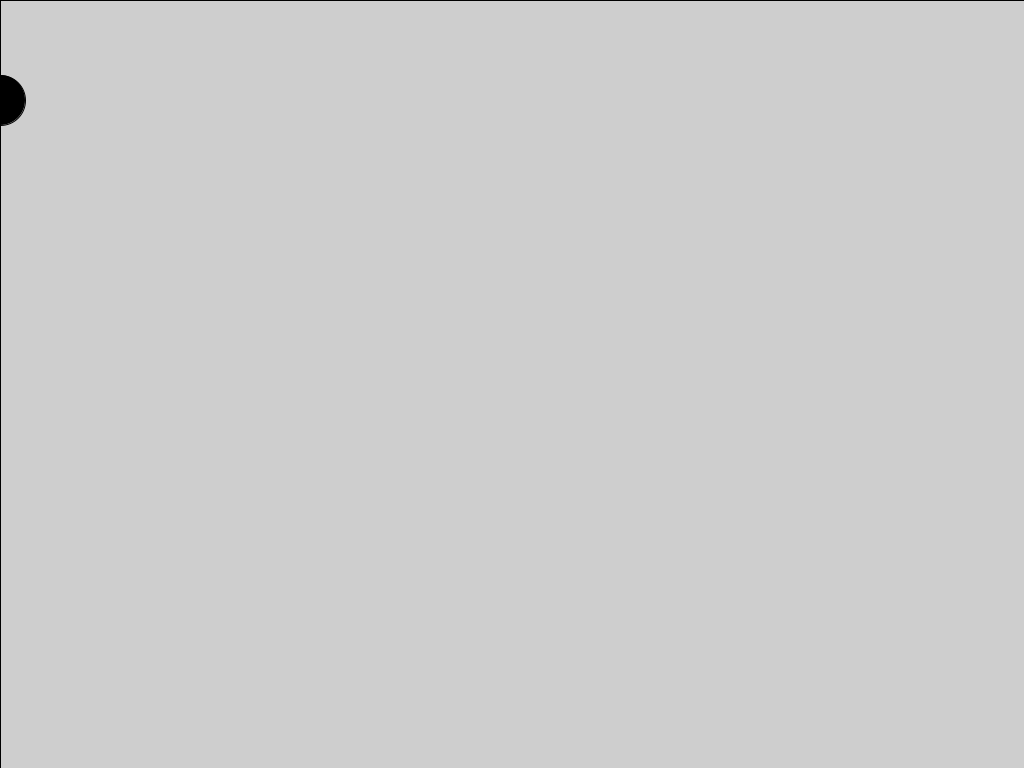
Frame 1 (no input)
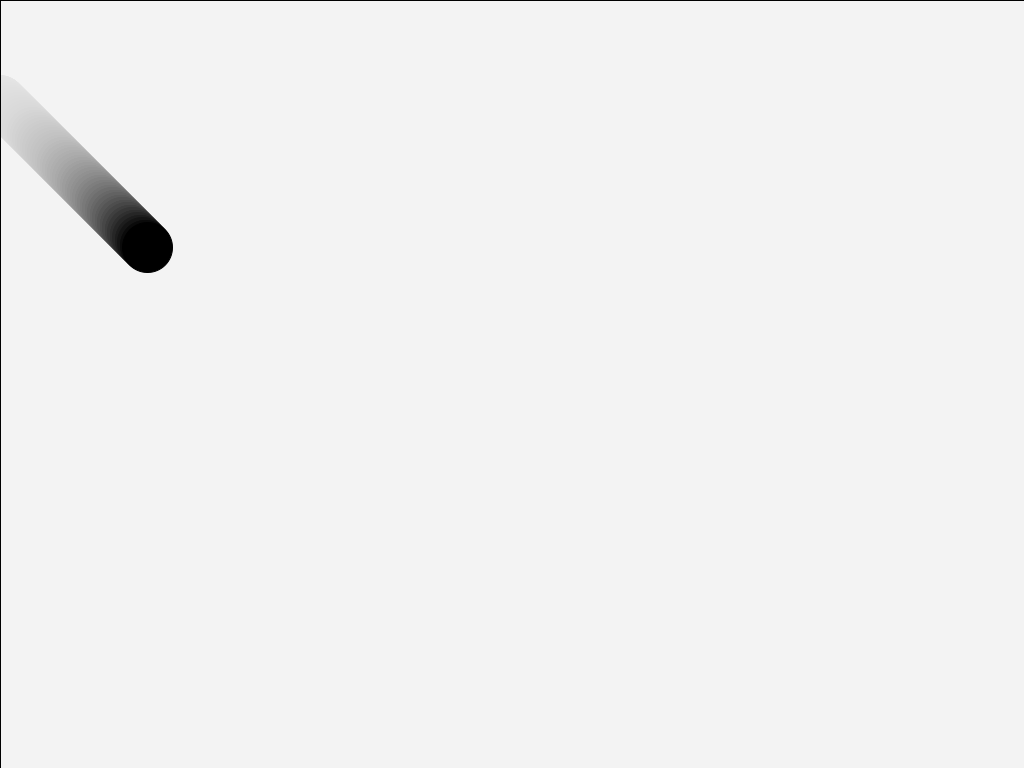
Frame 60 (the mouse pressed at the canvas centre just before this capture)
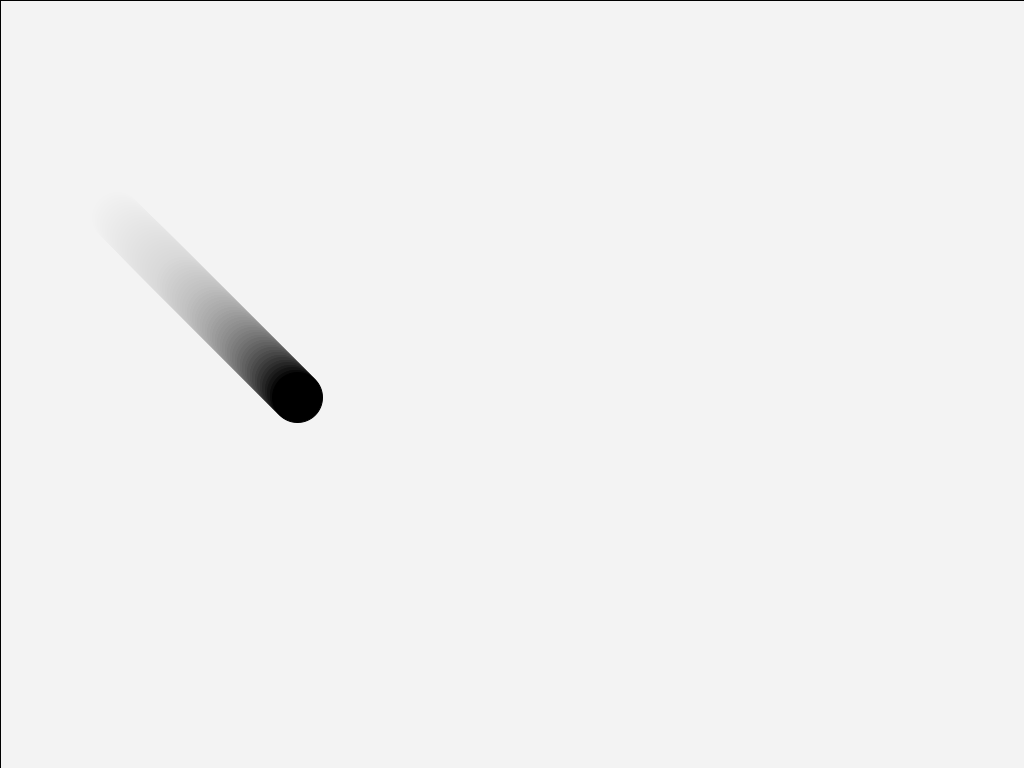
Frame 120 (the mouse held since frame 60 and released just before this capture)

The Processing sketch that drew these frames (run headless with seeded random() and noise(); from frame 60 on, the mouse is pressed at the canvas centre):

// Processing sketch: InteractividadTeclado
// ── InteractividadTeclado.pde
int n=0;
float posX=0;
float posY=100;
float colorElipseR=0;
float colorElipseG=0;
float colorElipseB=0;
float velocidadX=2.5;
float velocidadY=2.5;


void setup() {
  size (1024, 768);
}


void draw() {

  fill(255, 255, 255, 10); //RGB y Alpha

  rect(0, 0, width, height); //las palabras en rosa, quieren decir que se refiere al ancho y alto de nuestra pantalla

  stroke(colorElipseR, colorElipseG, colorElipseB);
  fill(colorElipseR, colorElipseG, colorElipseB);
  ellipse(posX, posY, 50, 50);

  posX=posX+velocidadX;
  posY=posY+velocidadY;

  if (posX>width) {
    velocidadX=(velocidadX*-1);
    colorElipseR=random(255);
    colorElipseG=random(255);
    colorElipseB=random(255);
  }

  if (posX<0) {
    velocidadX=(velocidadX*-1);
    colorElipseR=random(255);
    colorElipseG=random(255);
    colorElipseB=random(255);
  }

  if (posY<0) {
    velocidadY=(velocidadY*-1);
    colorElipseR=random(255);
    colorElipseG=random(255);
    colorElipseB=random(255);
  }

  if (posY>height) {
    velocidadY=(velocidadY*-1);
    colorElipseR=random(255);
    colorElipseG=random(255);
    colorElipseB=random(255);
  }

  n=n+1;
  println(n);
}

void keyPressed() {
//Esta es la barra de espacio)
if(key==' '){
background(255);
}
  if (key=='a') {
    velocidadX=velocidadX*-1;
    velocidadY=velocidadY*-1;
    
  }
  
  if(key=='s'){
  save("imagen001.png");
  }
}
